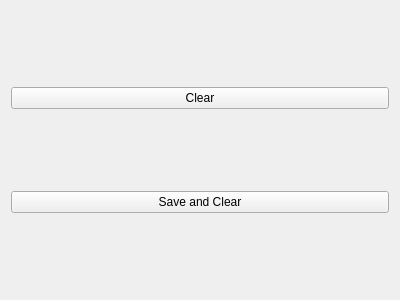
<?xml version="1.0" encoding="UTF-8"?>
<ui version="4.0">
 <class>ControlPanel</class>
 <widget class="QWidget" name="ControlPanel">
  <property name="geometry">
   <rect>
    <x>0</x>
    <y>0</y>
    <width>400</width>
    <height>300</height>
   </rect>
  </property>
  <property name="windowTitle">
   <string>Control Panel</string>
  </property>
  <layout class="QVBoxLayout" name="verticalLayout">
   <item>
    <widget class="QPushButton" name="Clear">
     <property name="text">
      <string>Clear</string>
     </property>
    </widget>
   </item>
   <item>
    <widget class="QPushButton" name="SaveandClear">
     <property name="text">
      <string>Save and Clear</string>
     </property>
    </widget>
   </item>
  </layout>
 </widget>
 <resources/>
 <connections/>
</ui>
